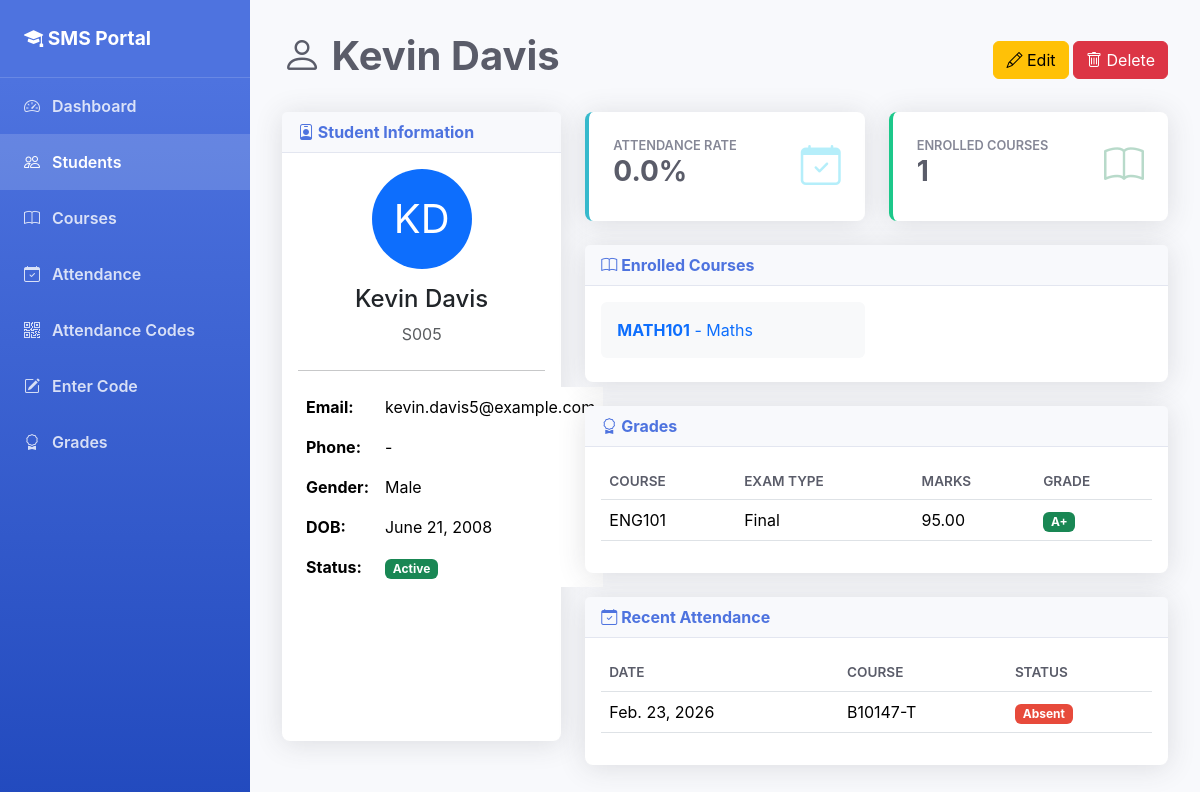
Page /students/5/ on the committed database.
### students/models.py (models this page shows, shortened)
class Student(models.Model):
    GENDER_CHOICES = [
        ('M', 'Male'),
        ('F', 'Female'),
        ('O', 'Other'),
    ]
    roll_number = models.CharField(max_length=20, unique=True)
    first_name = models.CharField(max_length=50)
    last_name = models.CharField(max_length=50)
    email = models.EmailField(unique=True)
    phone = models.CharField(max_length=15, blank=True)
    gender = models.CharField(max_length=1, choices=GENDER_CHOICES, default='M')
    date_of_birth = models.DateField()
    address = models.TextField(blank=True)
    enrollment_date = models.DateField(auto_now_add=True)
    courses = models.ManyToManyField(Course, blank=True, related_name='students')
    is_active = models.BooleanField(default=True)
    photo = models.ImageField(upload_to='student_photos/', blank=True, null=True)
    created_at = models.DateTimeField(auto_now_add=True)
    updated_at = models.DateTimeField(auto_now=True)
    @property
    def full_name(self):
        return f"{self.first_name} {self.last_name}"
    class Meta:
        ordering = ['roll_number']

class Course(models.Model):
    name = models.CharField(max_length=100)
    code = models.CharField(max_length=20, unique=True)
    credits = models.IntegerField(default=3)
    description = models.TextField(blank=True)
    created_at = models.DateTimeField(auto_now_add=True)
    class Meta:
        ordering = ['code']

class Grade(models.Model):
    GRADE_CHOICES = [
        ('A+', 'A+ (90-100)'),
        ('A', 'A (85-89)'),
        ('B+', 'B+ (80-84)'),
        ('B', 'B (75-79)'),
        ('C+', 'C+ (70-74)'),
        ('C', 'C (65-69)'),
        ('D', 'D (60-64)'),
        ('F', 'F (Below 60)'),
    ]
    student = models.ForeignKey(Student, on_delete=models.CASCADE, related_name='grades')
    course = models.ForeignKey(Course, on_delete=models.CASCADE, related_name='grades')
    marks = models.DecimalField(
        max_digits=5,
        decimal_places=2,
        validators=[MinValueValidator(0), MaxValueValidator(100)]
    )
    grade = models.CharField(max_length=2, choices=GRADE_CHOICES, blank=True)
    exam_type = models.CharField(max_length=50, default='Final')
    remarks = models.CharField(max_length=200, blank=True)
    created_at = models.DateTimeField(auto_now_add=True)
    updated_at = models.DateTimeField(auto_now=True)
    class Meta:
        ordering = ['-created_at']
        unique_together = ['student', 'course', 'exam_type']

class Attendance(models.Model):
    STATUS_CHOICES = [
        ('P', 'Present'),
        ('A', 'Absent'),
        ('L', 'Late'),
    ]
    student = models.ForeignKey(Student, on_delete=models.CASCADE, related_name='attendances')
    course = models.ForeignKey(Course, on_delete=models.CASCADE, related_name='attendances')
    date = models.DateField()
    status = models.CharField(max_length=1, choices=STATUS_CHOICES, default='P')
    remarks = models.CharField(max_length=200, blank=True)
    latitude = models.DecimalField(
        max_digits=9,
        decimal_places=6,
        blank=True,
        null=True,
        help_text="Latitude where attendance was marked"
    )
    longitude = models.DecimalField(
        max_digits=9,
        decimal_places=6,
        blank=True,
        null=True,
        help_text="Longitude where attendance was marked"
    )
    created_at = models.DateTimeField(auto_now_add=True)
    class Meta:
        ordering = ['-date']
        unique_together = ['student', 'course', 'date']

### students/views.py (the view)
# urls.py: path('students/<int:pk>/', views.student_detail, name='student_detail'),
def student_detail(request, pk):
    student = get_object_or_404(Student, pk=pk)
    attendances = student.attendances.all()[:10]
    grades = student.grades.all()
    total_attendance = student.attendances.count()
    present_count = student.attendances.filter(status='P').count()
    attendance_percentage = (present_count / total_attendance * 100) if total_attendance > 0 else 0
    context = {
        'student': student,
        'attendances': attendances,
        'grades': grades,
        'attendance_percentage': round(attendance_percentage, 1),
    }
    return render(request, 'students/student_detail.html', context)

### students/templates/students/student_detail.html (shortened to what this page needs)
{% extends 'students/base.html' %}
{% block content %}
<div class="page-header d-flex justify-content-between align-items-center">
    <h1><i class="bi bi-person"></i> {{ student.full_name }}</h1>
    <div>
        <a href="{% url 'student_update' student.pk %}" class="btn btn-warning">
            <i class="bi bi-pencil"></i> Edit
        </a>
        <a href="{% url 'student_delete' student.pk %}" class="btn btn-danger">
            <i class="bi bi-trash"></i> Delete
        </a>
    </div>
</div>
<div class="row">
    <div class="col-lg-4 mb-4">
        <div class="card h-100">
            <div class="card-header">
                <i class="bi bi-person-badge"></i> Student Information
            </div>
            <div class="card-body">
                <div class="text-center mb-4">
                    <div class="bg-primary text-white rounded-circle d-inline-flex align-items-center justify-content-center" style="width: 100px; height: 100px; font-size: 2.5rem;">
                        {{ student.first_name.0 }}{{ student.last_name.0 }}
                    </div>
                    <h4 class="mt-3">{{ student.full_name }}</h4>
                    <p class="text-muted">{{ student.roll_number }}</p>
                </div>
                <hr>
                <table class="table table-borderless">
                    <tr>
                        <td><strong>Email:</strong></td>
                        <td>{{ student.email }}</td>
                    </tr>
                    <tr>
                        <td><strong>Phone:</strong></td>
                        <td>{{ student.phone|default:"-" }}</td>
                    </tr>
                    <tr>
                        <td><strong>Gender:</strong></td>
                        <td>{{ student.get_gender_display }}</td>
                    </tr>
                    <tr>
                        <td><strong>DOB:</strong></td>
                        <td>{{ student.date_of_birth }}</td>
                    </tr>
                    <tr>
                        <td><strong>Status:</strong></td>
                        <td>
                            {% if student.is_active %}
                                <span class="badge bg-success">Active</span>
                            {% else %}
                                <span class="badge bg-secondary">Inactive</span>
                            {% endif %}
                        </td>
                    </tr>
                </table>
            </div>
        </div>
    </div>
    <div class="col-lg-8">
        <div class="row mb-4">
            <div class="col-md-6">
                <div class="card stat-card info h-100">
                    <div class="d-flex justify-content-between align-items-center">
                        <div>
                            <p>Attendance Rate</p>
                            <h3>{{ attendance_percentage }}%</h3>
                        </div>
                        <i class="bi bi-calendar-check text-info" style="font-size: 2.5rem; opacity: 0.3;"></i>
                    </div>
                </div>
            </div>
            <div class="col-md-6">
                <div class="card stat-card success h-100">
                    <div class="d-flex justify-content-between align-items-center">
                        <div>
                            <p>Enrolled Courses</p>
                            <h3>{{ student.courses.count }}</h3>
                        </div>
                        <i class="bi bi-book text-success" style="font-size: 2.5rem; opacity: 0.3;"></i>
                    </div>
                </div>
            </div>
        </div>
        <div class="card mb-4">
            <div class="card-header">
                <i class="bi bi-book"></i> Enrolled Courses
            </div>
            <div class="card-body">
                {% if student.courses.all %}
                    <div class="row">
                        {% for course in student.courses.all %}
                        <div class="col-md-6 mb-2">
                            <a href="{% url 'course_detail' course.pk %}" class="text-decoration-none">
                                <div class="p-3 bg-light rounded">
                                    <strong>{{ course.code }}</strong> - {{ course.name }}
                                </div>
                            </a>
                        </div>
                        {% endfor %}
                    </div>
                {% else %}
                    <p class="text-muted text-center mb-0">Not enrolled in any courses.</p>
                {% endif %}
            </div>
        </div>
        <div class="card mb-4">
            <div class="card-header d-flex justify-content-between align-items-center">
                <span><i class="bi bi-award"></i> Grades</span>
            </div>
            <div class="card-body">
                {% if grades %}
                    <div class="table-responsive">
                        <table class="table">
                            <thead>
                                <tr>
                                    <th>Course</th>
                                    <th>Exam Type</th>
                                    <th>Marks</th>
                                    <th>Grade</th>
                                </tr>
                            </thead>
                            <tbody>
                                {% for grade in grades %}
                                <tr>
                                    <td>{{ grade.course.code }}</td>
                                    <td>{{ grade.exam_type }}</td>
                                    <td>{{ grade.marks }}</td>
                                    <td>
                                        <span class="badge
                                            {% if grade.grade == 'A+' or grade.grade == 'A' %}bg-success
                                            {% elif grade.grade == 'B+' or grade.grade == 'B' %}bg-info
                                            {% elif grade.grade == 'C+' or grade.grade == 'C' %}bg-warning
                                            {% else %}bg-danger{% endif %}">
                                            {{ grade.grade }}
                                        </span>
                                    </td>
                                </tr>
                                {% endfor %}
                            </tbody>
                        </table>
                    </div>
                {% else %}
                    <p class="text-muted text-center mb-0">No grades recorded.</p>
                {% endif %}
            </div>
        </div>
        <div class="card">
            <div class="card-header">
                <i class="bi bi-calendar-check"></i> Recent Attendance
            </div>
            <div class="card-body">
                {% if attendances %}
                    <div class="table-responsive">
                        <table class="table">
                            <thead>
                                <tr>
                                    <th>Date</th>
                                    <th>Course</th>
                                    <th>Status</th>
                                </tr>
                            </thead>
                            <tbody>
                                {% for attendance in attendances %}
                                <tr>
                                    <td>{{ attendance.date }}</td>
                                    <td>{{ attendance.course.code }}</td>
                                    <td>
                                        <span class="badge
                                            {% if attendance.status == 'P' %}badge-present
                                            {% elif attendance.status == 'A' %}badge-absent
                                            {% else %}badge-late{% endif %}">
                                            {{ attendance.get_status_display }}
                                        </span>
                                    </td>
                                </tr>
                                {% endfor %}
                            </tbody>
                        </table>
                    </div>
                {% else %}
                    <p class="text-muted text-center mb-0">No attendance records.</p>
                {% endif %}
            </div>
        </div>
    </div>
</div>
{% endblock %}

### students/templates/students/base.html (style rules this page uses)
:root { --primary-color: #4e73df; --secondary-color: #858796; --success-color: #1cc88a; --info-color: #36b9cc; --warning-color: #f6c23e; --danger-color: #e74a3b; }
body { background-color: #f8f9fc; font-family: 'Nunito', -apple-system, BlinkMacSystemFont, 'Segoe UI', Roboto, sans-serif; }
.card { border: none; box-shadow: 0 0.15rem 1.75rem 0 rgba(58, 59, 69, 0.15); border-radius: 0.5rem; }
.card-header { background-color: #f8f9fc; border-bottom: 1px solid #e3e6f0; font-weight: 700; color: var(--primary-color); }
.stat-card { border-left: 4px solid; padding: 1.5rem; }
.stat-card.success { border-color: var(--success-color); }
.stat-card.info { border-color: var(--info-color); }
.stat-card h3 { font-size: 1.75rem; font-weight: 700; color: #5a5c69; }
.stat-card p { color: var(--secondary-color); font-weight: 600; text-transform: uppercase; font-size: 0.8rem; margin: 0; }
.table th { font-weight: 600; color: #5a5c69; text-transform: uppercase; font-size: 0.85rem; }
.badge-absent { background-color: var(--danger-color); }
.page-header { margin-bottom: 1.5rem; }
.page-header h1 { color: #5a5c69; font-weight: 700; }

### rows in the picture
Student: full_name "Kevin Davis", first_name.0 "K", last_name.0 "D", roll_number "S005", email "kevin.davis5@example.com", phone "-", gender "Male", date_of_birth "June 21, 2008", courses.count "1"
Course: code "MATH101", name "Maths"
Grade: course.code "ENG101", exam_type "Final", marks "95.00", grade "A+"
Attendance: date "Feb. 23, 2026", course.code "B10147-T", status "Absent"

### other values in the picture
{{ attendance_percentage }} "0.0"
